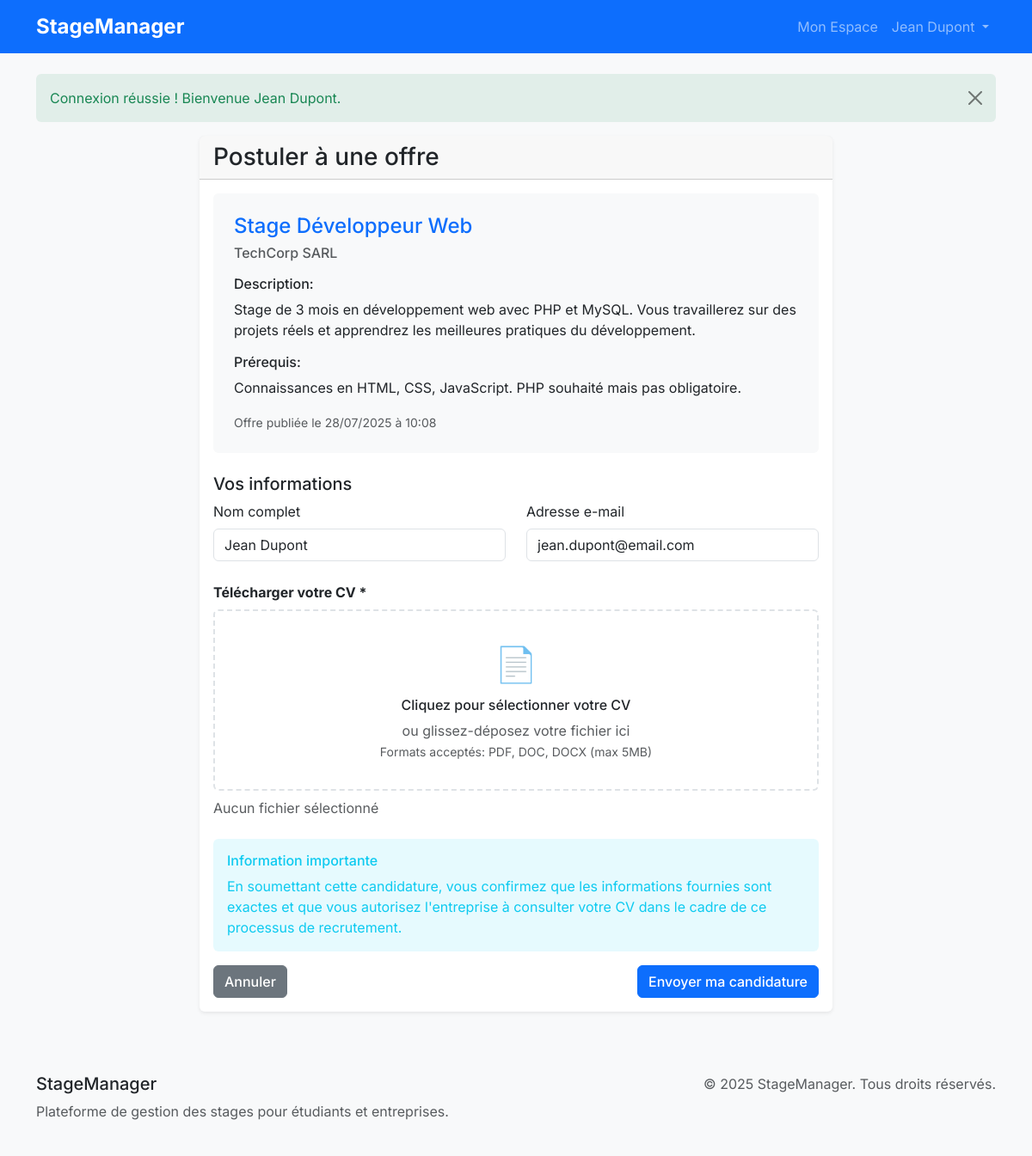
The app's page /apply_offer.php?offer_id=1 (signed in) with its own data.
### tables this page shows
CREATE TABLE offers (
    id INT AUTO_INCREMENT PRIMARY KEY,
    company_id INT NOT NULL,
    title VARCHAR(255) NOT NULL,
    description TEXT NOT NULL,
    requirements TEXT,
    posted_date TIMESTAMP DEFAULT CURRENT_TIMESTAMP,
    FOREIGN KEY (company_id) REFERENCES users(id) ON DELETE CASCADE
);

CREATE TABLE users (
    id INT AUTO_INCREMENT PRIMARY KEY,
    name VARCHAR(255) NOT NULL,
    email VARCHAR(255) UNIQUE NOT NULL,
    password VARCHAR(255) NOT NULL,
    role ENUM('student', 'company', 'admin') NOT NULL,
    created_at TIMESTAMP DEFAULT CURRENT_TIMESTAMP
);

### apply_offer.php (the view, shortened to what this page needs)
<?php
require_once 'config/config.php';
require_once 'includes/functions.php';
$currentUser = getCurrentUser();
$offer_id = isset($_GET['offer_id']) ? (int)$_GET['offer_id'] : 0;
$stmt = $pdo->prepare("
    SELECT o.*, u.name as company_name
    FROM offers o
    JOIN users u ON o.company_id = u.id
    WHERE o.id = ?
");
$stmt->execute([$offer_id]);
$offer = $stmt->fetch();
include 'includes/header.php';
?>
<div class="row">
    <div class="col-lg-8 mx-auto">
        <div class="card">
            <div class="card-header">
                <h3 class="mb-0">Postuler à une offre</h3>
            </div>
            <div class="card-body">
                <div class="bg-light p-4 rounded mb-4">
                    <h4 class="text-primary"><?php echo sanitize($offer['title']); ?></h4>
                    <h6 class="text-muted mb-3"><?php echo sanitize($offer['company_name']); ?></h6>
                    <div class="mb-3">
                        <h6>Description:</h6>
                        <p><?php echo nl2br(sanitize($offer['description'])); ?></p>
                    </div>
                    <?php if (!empty($offer['requirements'])): ?>
                        <div class="mb-3">
                            <h6>Prérequis:</h6>
                            <p><?php echo nl2br(sanitize($offer['requirements'])); ?></p>
                        </div>
                    <?php endif; ?>
                    <small class="text-muted">
                        Offre publiée le <?php echo formatDate($offer['posted_date']); ?>
                    </small>
                </div>
                <form method="post" action="apply_offer.php?offer_id=<?php echo $offer_id; ?>"
                      enctype="multipart/form-data" class="needs-validation" novalidate>
                    <div class="mb-4">
                        <h5>Vos informations</h5>
                        <div class="row">
                            <div class="col-md-6">
                                <label class="form-label">Nom complet</label>
                                <input type="text" class="form-control" value="<?php echo sanitize($currentUser['name']); ?>" readonly>
                            </div>
                            <div class="col-md-6">
                                <label class="form-label">Adresse e-mail</label>
                                <input type="email" class="form-control" value="<?php echo sanitize($currentUser['email']); ?>" readonly>
                            </div>
                        </div>
                    </div>
                    <div class="mb-4">
                        <label for="cv" class="form-label">
                            <strong>Télécharger votre CV *</strong>
                        </label>
                        <div class="upload-area" onclick="document.getElementById('cv').click()">
                            <div class="text-center">
                                <span class="fs-1">📄</span>
                                <h6 class="mt-2">Cliquez pour sélectionner votre CV</h6>
                                <p class="text-muted mb-0">ou glissez-déposez votre fichier ici</p>
                                <small class="text-muted">Formats acceptés: PDF, DOC, DOCX (max 5MB)</small>
                            </div>
                        </div>
                        <div class="mt-2">
                            <span class="file-label text-muted">Aucun fichier sélectionné</span>
                        </div>
                    </div>
                    <div class="alert alert-info">
                        <h6 class="alert-heading">Information importante</h6>
                        <p class="mb-0">
                            En soumettant cette candidature, vous confirmez que les informations fournies sont exactes
                            et que vous autorisez l'entreprise à consulter votre CV dans le cadre de ce processus de recrutement.
                        </p>
                    </div>
                    <div class="d-flex justify-content-between">
                        <a href="student_dashboard.php" class="btn btn-secondary">
                            Annuler
                        </a>
                        <button type="submit" class="btn btn-primary">
                            Envoyer ma candidature
                        </button>
                    </div>
                </form>
            </div>
        </div>
    </div>
</div>
<?php include 'includes/footer.php'; ?>

### css/custom.css (style rules this page uses)
:root { --primary-color: #0d6efd; --secondary-color: #6c757d; --success-color: #198754; --danger-color: #dc3545; --warning-color: #ffc107; --info-color: #0dcaf0; --light-color: #f8f9fa; --dark-color: #212529; }
body { font-family: 'Inter', sans-serif; background-color: #f8f9fa; }
.card { border: none; box-shadow: 0 0.125rem 0.25rem rgba(0, 0, 0, 0.075); transition: box-shadow 0.15s ease-in-out; }
.btn { font-weight: 500; border-radius: 0.375rem; }
.form-control, .form-select { border-radius: 0.375rem; }
.upload-area { border: 2px dashed #dee2e6; border-radius: 0.375rem; padding: 2rem; text-align: center; transition: border-color 0.15s ease-in-out; }
.alert { border-radius: 0.375rem; border: none; }
.alert-info { background-color: rgba(13, 202, 240, 0.1); color: var(--info-color); }

### records on screen
offers: title "Stage Développeur Web", company.name "TechCorp SARL", description "Stage de 3 mois en développement web avec PHP et MySQL. Vous travaillerez sur des projets réels et apprendrez les meilleures pratiques du développement.", requirements "Connaissances en HTML, CSS, JavaScript. PHP souhaité mais pas obligatoire.", posted_date "28/07/2025 à 10:08"
users: name "Jean Dupont", email "jean.dupont@email.com"

### other values on screen
$_SESSION['user_name'] "Jean Dupont"
$_SESSION['flash']['message'] "Connexion réussie ! Bienvenue Jean Dupont."
